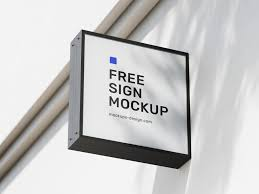
#> input picture Images/res_quant_lec_3.jfif, 259 x 194 px
$ python res_quant_lec_3.py
#> lines starting #> are read from the running program, lines starting #| are printed output that depends on the picture
#> further down, img is the input picture: shape (194, 259, 3); mean B, G, R 200, 200.4, 200.8
import numpy as np
import cv2


def change_resolution(img, scale_factor):
    """Resize image by scale_factor."""
#> called with scale_factor = 0.5
    height, width = img.shape[:2]
#> height = 194; width = 259
    new_size = (int(width * scale_factor), int(height * scale_factor))
#> new_size = (129, 97)
    resized_img = cv2.resize(img, new_size, interpolation=cv2.INTER_AREA)
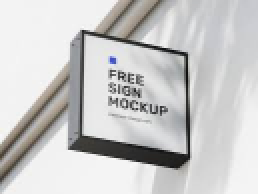
#> resized_img: shape (97, 129, 3) (shown 2 times larger); mean B, G, R 200, 200.4, 200.8
    return resized_img

def quantize_image(img, levels):
    """Quantize image to the given number of levels."""
#> called with levels = 4
    img_float = img.astype(np.float32)
    max_val = 255
    step = max_val // (levels - 1)
    quantized = np.round(img_float / step) * step
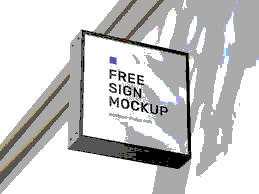
#> quantized: shape (194, 259, 3) float32; mean B, G, R 203.7, 203.8, 204.1
    return np.clip(quantized, 0, 255).astype(np.uint8)

if __name__ == "__main__":
    # Load image
    # img = cv2.imread("Images/res_quant_lec_3.jpg") # Change to your image path
    img = cv2.imread("Images/res_quant_lec_3.jfif") # Change to your image path


    # Change resolution
    scale_factor = 0.5  # e.g., reduce to 50%
    img_resized = change_resolution(img, scale_factor)

    # Change quantization
    quant_levels = 4 # e.g., 8 gray levels per channel
    # img_quantized = quantize_image(img_resized, quant_levels)
    img_quantized = quantize_image(img, quant_levels)


    # Save or display results
    cv2.imwrite("output_resized.jpg", img_resized)
    cv2.imwrite("output_quantized.jpg", img_quantized)
    cv2.imshow("Resized Image", img_resized)
    cv2.waitKey(0)
    cv2.imshow("Quantized Image", img_quantized)
    cv2.waitKey(0)
    cv2.destroyAllWindows()

$ run again, with Images/aliasing1_lec_8.jfif copied over Images/res_quant_lec_3.jfif
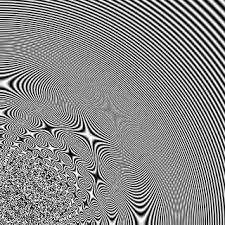
#> input picture Images/aliasing1_lec_8.jfif, 225 x 225 px
#> img is the input picture: shape (225, 225, 3); min 0, max 255, mean 136
#> in change_resolution, `resized_img = cv2.resize(img, new_size, interpolation=cv2.INTER_AREA)`:
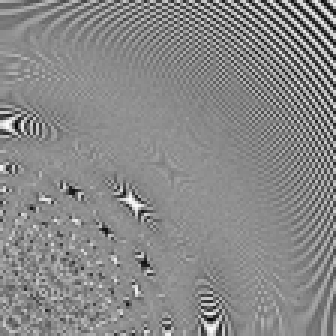
#> resized_img: shape (112, 112, 3) (shown 3 times larger); min 6, max 252, mean 136
#> in quantize_image, `quantized = np.round(img_float / step) * step`:
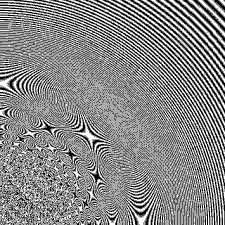
#> quantized: shape (225, 225, 3) float32; min 0, max 255, mean 135.9

$ run again, with Images/bw_text_lec_13.jfif copied over Images/res_quant_lec_3.jfif
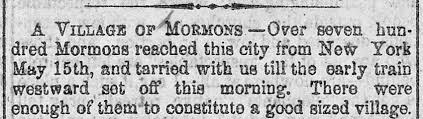
#> input picture Images/bw_text_lec_13.jfif, 423 x 119 px
#> img is the input picture: shape (119, 423, 3); min 0, max 255, mean 183.6
#> in change_resolution, `resized_img = cv2.resize(img, new_size, interpolation=cv2.INTER_AREA)`:
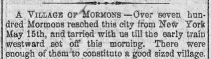
#> resized_img: shape (59, 211, 3); min 29, max 240, mean 183.6
#> in quantize_image, `quantized = np.round(img_float / step) * step`:
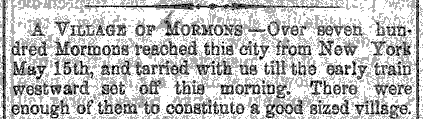
#> quantized: shape (119, 423, 3) float32; min 0, max 255, mean 190.6
